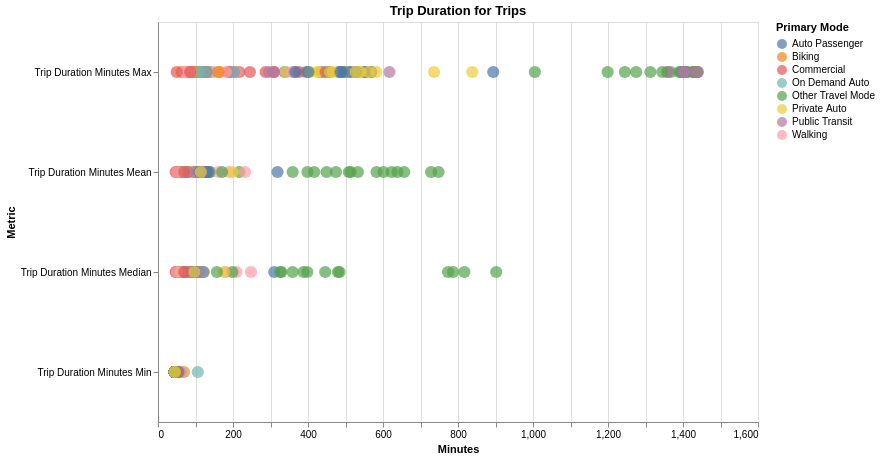

Notebook code cell kept with this figure:
### Code cell
alt.Chart(time_duration_melt).mark_circle(size=150).encode(
    x=alt.X('Value:Q', title="Minutes"),
    y='Metric:O',
    color=alt.Color("Primary Mode"),
    tooltip = ['Primary Mode', 'Metric', 'Value']
).properties(height=400, width=600, title="Trip Duration for Trips")

### Figure 1 — Vega specification as saved in the notebook (floating-point values rounded to 4 significant figures; data arrays with more than 128 entries replaced by an {"elided": "..."} marker saying what was removed)
{"$schema": "https://vega.github.io/schema/vega/v5.json", "data": [{"name": "source_0", "values": {"elided": "596 records"}}, {"name": "source_0_x_domain_Value", "values": [{"min": 45.0, "max": 1439.0}]}, {"name": "source_0_y_domain_Metric", "values": [{"Metric": "Trip Duration Minutes Min"}, {"Metric": "Trip Duration Minutes Max"}, {"Metric": "Trip Duration Minutes Median"}, {"Metric": "Trip Duration Minutes Mean"}]}, {"name": "source_0_color_domain_Primary Mode", "values": [{"Primary Mode": "Auto Passenger"}, {"Primary Mode": "Biking"}, {"Primary Mode": "Commercial"}, {"Primary Mode": "On Demand Auto"}, {"Primary Mode": "Other Travel Mode"}, {"Primary Mode": "Private Auto"}, {"Primary Mode": "Public Transit"}, {"Primary Mode": "Walking"}]}], "marks": [{"type": "symbol", "name": "marks", "from": {"data": "source_0"}, "encode": {"update": {"opacity": {"value": 0.7}, "y": {"field": "Metric", "scale": "y"}, "tooltip": {"signal": "{\"Primary Mode\": isValid(datum[\"Primary Mode\"]) ? datum[\"Primary Mode\"] : \"\"+datum[\"Primary Mode\"], \"Metric\": isValid(datum[\"Metric\"]) ? datum[\"Metric\"] : \"\"+datum[\"Metric\"], \"Value\": format(datum[\"Value\"], \"\")}"}, "shape": {"value": "circle"}, "size": {"value": 150}, "fill": {"field": "Primary Mode", "scale": "color"}, "x": {"field": "Value", "scale": "x"}}}, "style": ["circle"]}], "scales": [{"name": "x", "type": "linear", "domain": [{"signal": "(data(\"source_0_x_domain_Value\")[0] || {}).min"}, {"signal": "(data(\"source_0_x_domain_Value\")[0] || {}).max"}], "range": [0, {"signal": "width"}], "nice": true, "zero": true}, {"name": "y", "type": "point", "domain": {"data": "source_0_y_domain_Metric", "field": "Metric", "sort": true}, "range": [0, {"signal": "height"}], "padding": 0.5}, {"name": "color", "type": "ordinal", "domain": {"data": "source_0_color_domain_Primary Mode", "field": "Primary Mode", "sort": true}, "range": "category"}], "axes": [{"scale": "x", "gridScale": "y", "zindex": 0, "orient": "bottom", "labels": false, "domain": false, "maxExtent": 0, "tickCount": {"signal": "ceil(width/40)"}, "aria": false, "minExtent": 0, "grid": true, "ticks": false}, {"scale": "x", "labelOverlap": true, "zindex": 0, "title": "Minutes", "grid": false, "orient": "bottom", "tickCount": {"signal": "ceil(width/40)"}, "labelFlush": true}, {"scale": "y", "grid": false, "orient": "left", "zindex": 0, "title": "Metric"}], "title": {"text": "Trip Duration for Trips", "frame": "group"}, "legends": [{"fill": "color", "symbolType": "circle", "title": "Primary Mode", "encode": {"symbols": {"update": {"opacity": {"value": 0.7}}}}}], "background": "white", "padding": 5, "width": 600, "height": 400, "style": "cell"}
